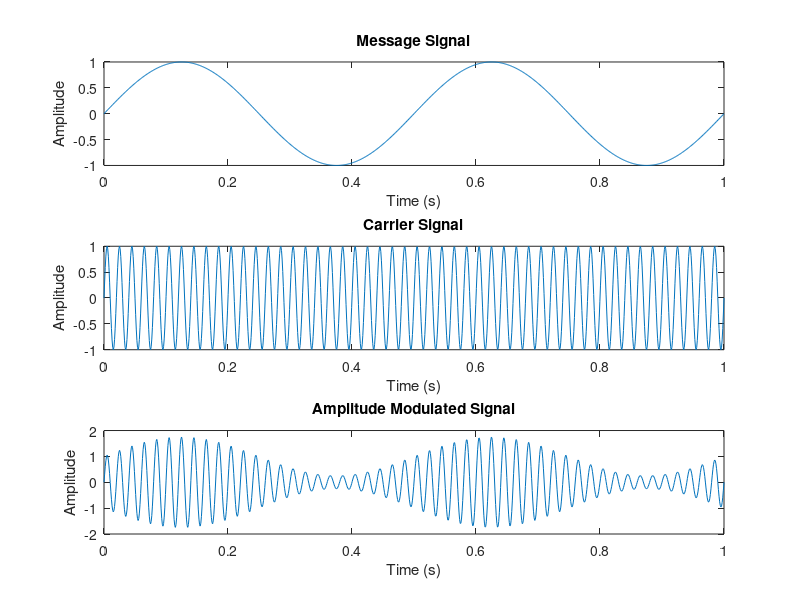

Here is the MATLAB script that generated this plot: (Note: this script raises an error after producing the figure.)
% Amplitude Modulation (AM) Example

% Parameters
carrier_frequency = 50; % Carrier frequency in Hertz
message_frequency = 2; % Message signal frequency in Hertz
amplitude_modulation_index = .75; % Modulation index (0 to 1)

% Time settings
duration = 1; % Duration of the signal in seconds
sampling_frequency = 1000; % Sampling frequency in Hertz

% Generate time vector
t = linspace(0, duration, duration * sampling_frequency);

% Generate message signal (sine wave)
message_signal = sin(2 * pi * message_frequency * t);

% Generate carrier signal (sine wave)
carrier_signal = sin(2 * pi * carrier_frequency * t);

% Perform amplitude modulation
am_signal = (1 + amplitude_modulation_index * message_signal) .* carrier_signal;

% Plot the signals
figure;

subplot(3, 1, 1);
plot(t, message_signal);
title('Message Signal');
xlabel('Time (s)');
ylabel('Amplitude');

subplot(3, 1, 2);
plot(t, carrier_signal);
title('Carrier Signal');
xlabel('Time (s)');
ylabel('Amplitude');

subplot(3, 1, 3);
plot(t, am_signal);
title('Amplitude Modulated Signal');
xlabel('Time (s)');
ylabel('Amplitude');

% Display the plot
sgtitle('Amplitude Modulation Example');

